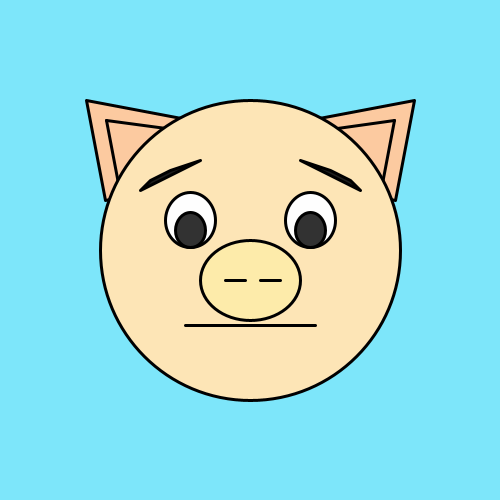
Frame 1 (no input)
Frame 60 (the mouse pressed at the canvas centre just before this capture): identical to frame 1, image omitted
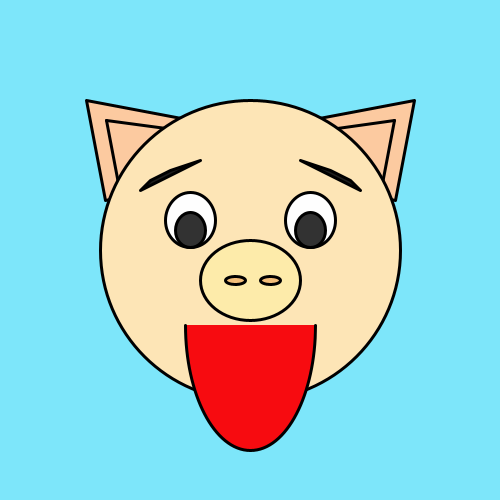
Frame 120 (the mouse held since frame 60 and released just before this capture)

The Processing sketch that drew these frames (run headless with seeded random() and noise(); from frame 60 on, the mouse is pressed at the canvas centre):

// Processing sketch: processing_92721
// ── processing_92721.pde

void setup() {
  size(500, 500);
  smooth();
  strokeWeight(3);
}

void draw() {
  //fill in the background 
  background(125, 230, 250);
  // draw triangles for ears
  strokeJoin(ROUND);
  fill(252, 202, 160);
  triangle(86, 100, 105, 200, 350, 150);
  strokeJoin(ROUND);
  fill(252,202,160);
  triangle(414, 100, 395, 200, 150, 150);
 
 // details of ears by drawing lines 
  strokeCap(ROUND);
  line(394,120,375,220);
  strokeCap(ROUND);
  line(394, 120, 180, 150);
  strokeCap(ROUND);
  line(106, 120,125, 220);
  strokeCap(ROUND);
  line(106, 120, 330, 150);  
  
 //pig face
  fill(253, 229, 182);
  ellipse(250, 250, 300, 300);
  
  //nose 
  fill(253, 235, 170);
  ellipse(250, 280, 100, 80);
  
  //eyes
  fill(254, 254, 254);
  ellipse(190, 220, 50, 55);
  fill(254, 254, 254);
  ellipse(310, 220, 50, 55);
  fill(50);
  ellipse(190, 230, 30, 35);
  fill(50);
  ellipse(310, 230, 30, 35);
  
 //nose hole 
  fill(243, 190, 122);
  ellipse(235, 280, 20, mouseX/30);
  fill(243, 190, 122);
  ellipse(270, 280, 20, mouseX/30);
    
  //mouth
  fill(247, 11, 16);
  arc(250, 325, 130, mouseY, 0, radians(180));
 
 // 
  fill(30);
  quad(300, 160, 330, 170, 350, 180, 360, 190);
  
  fill(30);
  quad(200, 160, 170, 170, 150, 180, 140, 190);
}
